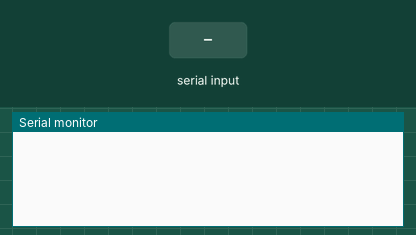
Bench run of a sketch on a simulated Arduino Uno, built with avr-gcc and run on an emulated ATmega328P. Shown: the last lines printed to the serial monitor. The inputs (shaded band) are chosen by the test bench.

Above: at 1.2 s.
1.3 s: "(" received over Serial
At 2.1 s:
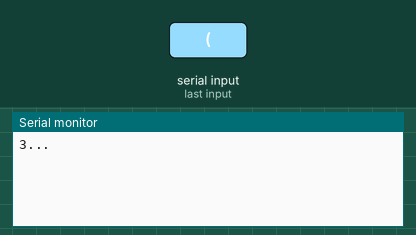
3.8 s: ")" received over Serial
At 5.4 s:
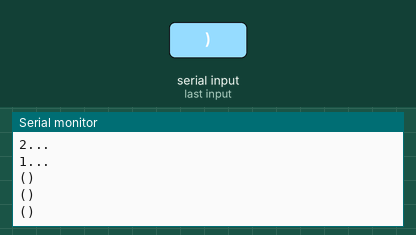

Measured:
- after the input at 1.3 s, the serial monitor: prints a new line at once (image 1)
- after the input at 3.8 s, the serial monitor: prints a new line after 0.50 s (image 2)

The sketch:

LizzsCalcV0_1.ino
```cpp
#include "Node.h"
#include "eq_parser.h"

#define BUTTONS_LENGTH 5

int buttons[BUTTONS_LENGTH];
int last_button;

void setup () {
  Serial.begin(9600);

  buttons[0] = 3;
  buttons[1] = 4;
  buttons[2] = 5;
  buttons[3] = 6;
  buttons[4] = 7;
}

void loop() {
  static int count = 0;
  if (Serial.available()) {
    Serial.println("3...");
    delay(1000);
    Serial.println("2...");
    delay(1000);
    Serial.println("1...");
    delay(1000);
    int avail = Serial.available();
    char* numStr = (char*)malloc(avail+1);
    for (int i=0;i<avail;i++)
      numStr[i] = Serial.read();
    numStr[avail] = 0;
    Node* eq = generateList(numStr);
    printList(eq);
    free(numStr);
    eq = pre_parse1(eq);
    printList(eq);
    eq = pre_parse2(eq);
    printList(eq);
    freeList(eq);
  }
}

void freeList(Node* probe) {
  Node* next;
  while(probe) {
    next = probe->next;
    free(probe);
    probe = next;
  }
}

void printList(Node* probe) {
  while(probe) {
    Serial.print(probe->c);
    probe = probe->next;
  }
  Serial.println();
}

Node* generateList(char* eq) {
  Node* head = getNode(eq[0]);
  head->prev = 0;
  head->next = 0;
  Node* probe = head;
  for (int i=1;eq[i];i++) {
    probe->next = getNode(eq[i]);
    probe->next->prev = probe;
    probe->next->next = 0;
    probe = probe->next;
  }
  return head;
}

int getButtonState() {
  return 0;
}

Node* getNode(char c) {
  Node* node = (Node*)malloc(sizeof(Node));
  node->next = (Node*)0;
  node->prev = (Node*)0;
  node->c = c;
  node->match = -1;
  return node;
}

/*
 *
 */
Node* pre_parse(Node* eq, char c1, char c2) {
  Node* probe = eq;
  Node* ip = eq;
  while (probe && probe->next) {
    if (probe->c == c1 || probe->c == c2) {
      surround(ip, probe);
      if (ip == eq && ip->prev)
        eq = ip->prev;
      ip = probe->next;
    }
    if (probe->c == '(')
      probe = pre_parse(probe->next, c1, c2);
    else if(probe->c == ')') {
      surround(ip, probe);
      return probe->next;
    }
    else
      probe = probe->next;
  }
  if (!probe)
    return eq;
  if (!eq->prev) {
    if (ip != eq) {
      insertBefore(ip, '(');
      if (ip == eq && ip->prev)
        eq = ip->prev;
      Node* temp = getNode(')');
      temp->prev = probe;
      probe->next = temp;
    }
    return eq;
  }
  if (ip != eq)
    surround(ip, probe);
  return probe->next;
}

char validateParentheses(Node* probe) {
  Node* arr[10];
  int count = 0;
  int curr = 0;
  while (probe) {
    if (probe->c == '(')
      arr[curr++] = probe;
    else if(probe->c == ')') {
      arr[--curr]->match = count;
      probe->match = count++;
    }
    probe = probe->next;
  }
  return curr == 0;
}

void surround(Node* ip, Node* probe) {
  Node* left = ip->prev && ip->prev->c == ')' ? ip->prev : ip;
  Node* right = probe->c == ')' ? probe : probe->prev;
  //if ((ip->prev && ip->prev->c != '(' && ip->c != '(') || (probe->c != ')' && probe->prev->c != ')')) {
  if (left->match < 0 || right->match < 0 || left->match != right->match) {
    // insert left side
    insertBefore(ip, '(');
    // insert right side
    insertBefore(probe, ')');
  }
}

void insertBefore(Node* curr, char c) {
  Node* temp = getNode(c);
  if (curr->prev)
    curr->prev->next = temp;
  temp->next = curr;
  temp->prev = curr->prev;
  curr->prev = temp;
}

/*
 *
 */
Node* pre_parse1(Node* eq) {
  return validateParentheses(eq) ? pre_parse(eq, '+', '-') : 0;
}

/*
 *
 */
Node* pre_parse2(Node* eq) {
  return validateParentheses(eq) ? pre_parse(eq, '*', '/') : 0;
}
```

Node.h
```cpp
#ifndef NODE_h
#define NODE_h

#include "Arduino.h"

typedef struct Node {
  char c;
  char match;
  Node *prev;
  Node *next;
}
Node;

#endif
```

eq_parser.cpp
```cpp
#include "Node.h"
#include "eq_parser.h"

char* curr_eq;
float ans;
int ERROR = 0;


    /*****************************************\
    |            PUBLIC METHODS               |
    \*****************************************/


/*
 *
 */
Node* pre_parse3(Node* eq) {
  // TODO
}

/*
 *
 */
float evaluate(char* eq) {
  // TODO: Check for correctness
  parse_eq(eq);
  if (ERROR) {
    // notify of syntax error (maybe error codes?)
    return 0;
  }
  if (curr_eq)
    free(curr_eq);
  curr_eq = eq;
  return ans;
}

/*
 *
 */
int hasError(char* eq) {
  // TODO: Check for correctness
  ERROR = 0;
  float old_ans = ans;
  parse_eq(eq);
  ans = old_ans;
  return ERROR;
}

/*
 *
 */
char isNum(char c) {
  return c >= '0' && c <= '9';
}

/*
 *
 */
float parse_num(char* eq, int *i) {
  float temp = 0;
  while (isNum(eq[*i])) {
    temp = (temp * 10) + (eq[(*i)++] - '0');
  }
  if (eq[*i] == '.') {
    char count = 1;
    while (isNum(eq[++(*i)])) {
      temp += ((float)(eq[*i] - '0')) / pow(10.0, count++);
    }
  }
  return temp;
}


    /*****************************************\
    |            PRIVATE METHODS              |
    \*****************************************/


/*
 *
 */
float parse_eq(char* eq) {
  // TODO: Check for correctness
  ERROR = 0;
  int temp_ans = ex(eq,0);
  if (ERROR) {
    return 0;
  }
  ans = temp_ans;
  return ans;
}


/*
 *
 */
float ex(char* eq, int* i) {
  // TODO
}


/*
 *
 */
float ex2(char* eq, int* i) {
  // TODO
}


/*
 *
 */
float op2(char* eq, int* i) {
  // TODO
}


/*
 *
 */
float _op2(char* eq, int* i) {
  // TODO
}


/*
 *
 */
float op1(char* eq, int* i) {
  // TODO
}


/*
 *
 */
float _op1(char* eq, int* i) {
  // TODO
}


/*
 *
 */
float geo(char* eq, int* i) {
  // TODO
}


/*
 *
 */
float _geo(char* eq, int* i) {
  // TODO
}


/*
 *
 */
float arg(char* eq, int* i) {
  // TODO
}


/*
 *
 */
float _num(char* eq, int* i) {
  // TODO
}


/*
 *
 */
float _const(char* eq, int* i) {
  // TODO: check for correctness
  if (ERROR)
    return 0;
  switch(eq[*i]) {
   case 'E' :
     *i++;
     return PI;
   case 'P' :
     if (eq[*i+1] == 'I') {
       *i += 2;
       return E;
     }
   default :
     ERROR = ERROR_CONST;
     return 0;
  }
}
```

eq_parser.h
```cpp
#ifndef EQ_PARSER_h
#define EQ_PARSER_h

#include "Arduino.h"
#include <math.h>

#define ERROR_CONST 0x0001

#define EX     0
#define EX2    1
#define OP2    2
#define _OP2   3
#define OP1    4
#define _OP1   5
#define GEO    6
#define _GEO   7
#define ARG    8
#define NUM    9
#define CONST  10

// _OP2
#define ADD  0
#define SUB  1
#define MULT 2
#define DIV  3
#define EXP  4

// _OP1
#define LG   0
#define LN   1
#define SQRT 2

// _GEO
#define ARC -
#define SIN 0
#define COS 1
#define TAN 2

// _CONST
#define PI 3.1415926535
#define E  2.7182818284


// public
Node* pre_parse1(Node* eq);
Node* pre_parse2(Node* eq);
Node* pre_parse3(Node* eq);
float evaluate(char* eq);
int hasError(char* eq);
char isNum(char c);
float parse_num(char* eq, int *i);

// private
Node* pre_parse(Node* eq, char c1, char c2);
float parse_eq(char* eq);
float ex(char* eq, int* i);
float ex2(char* eq, int* i);
float op2(char* eq, int* i);
float _op2(char* eq, int* i);
float op1(char* eq, int* i);
float _op1(char* eq, int* i);
float geo(char* eq, int* i);
float _geo(char* eq, int* i);
float arg(char* eq, int* i);
float _num(char* eq, int* i);
float _const(char* eq, int* i);

#endif
```

test.c
```cpp
/*
#include "eq_parser.h"
#include "Arduino.h"

void test_number_parser() {
  static int count = 0;
  if (Serial.available()) {
    delay(10);
    int avail = Serial.available();
    Serial.println(avail);
    char* numStr = (char*)malloc(avail+1);
    for (int i=0;i<avail;i++)
      numStr[i] = Serial.read();
    numStr[avail] = 0;
    Serial.print("\nNumber ");
    Serial.print("Available: ");
    Serial.println(count++, DEC);
    for (int i=0;i<avail;i++)
      Serial.print(numStr[i]);
    Serial.println();
    Serial.println(isNum(numStr[0]) ? "true" : "false");
    int i = 0;
    float num = parse_num(numStr, &i);
    Serial.print("Final Answer: ");
    Serial.println(num);
    Serial.print("Final Index: ");
    Serial.println(i);
    free(numStr);
  }
}
*/
```
